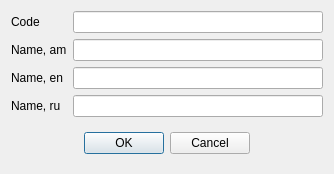
<?xml version="1.0" encoding="UTF-8"?>
<ui version="4.0">
 <class>RERestMenuPart</class>
 <widget class="QDialog" name="RERestMenuPart">
  <property name="geometry">
   <rect>
    <x>0</x>
    <y>0</y>
    <width>334</width>
    <height>165</height>
   </rect>
  </property>
  <property name="windowTitle">
   <string>Menu partition</string>
  </property>
  <layout class="QHBoxLayout" name="horizontalLayout">
   <item>
    <layout class="QGridLayout" name="gridLayout">
     <item row="1" column="0">
      <widget class="QLabel" name="label_2">
       <property name="text">
        <string>Name, am</string>
       </property>
      </widget>
     </item>
     <item row="0" column="0">
      <widget class="QLabel" name="Codd">
       <property name="text">
        <string>Code</string>
       </property>
      </widget>
     </item>
     <item row="2" column="0">
      <widget class="QLabel" name="label_3">
       <property name="text">
        <string>Name, en</string>
       </property>
      </widget>
     </item>
     <item row="0" column="1">
      <widget class="EQLineEdit" name="leCode">
       <property name="readOnly">
        <bool>true</bool>
       </property>
       <property name="PrimaryKey" stdset="0">
        <bool>true</bool>
       </property>
       <property name="Field" stdset="0">
        <string>f_id</string>
       </property>
      </widget>
     </item>
     <item row="1" column="1">
      <widget class="EQLineEdit" name="leNameAm">
       <property name="Field" stdset="0">
        <string>f_am</string>
       </property>
      </widget>
     </item>
     <item row="3" column="0">
      <widget class="QLabel" name="label_4">
       <property name="text">
        <string>Name, ru</string>
       </property>
      </widget>
     </item>
     <item row="2" column="1">
      <widget class="EQLineEdit" name="leNameEn">
       <property name="Field" stdset="0">
        <string>f_en</string>
       </property>
      </widget>
     </item>
     <item row="3" column="1">
      <widget class="EQLineEdit" name="leNameRu">
       <property name="Field" stdset="0">
        <string>f_ru</string>
       </property>
      </widget>
     </item>
     <item row="4" column="0" colspan="2">
      <widget class="QWidget" name="widget" native="true">
       <layout class="QHBoxLayout" name="horizontalLayout_2">
        <item>
         <spacer name="horizontalSpacer">
          <property name="orientation">
           <enum>Qt::Horizontal</enum>
          </property>
          <property name="sizeHint" stdset="0">
           <size>
            <width>61</width>
            <height>20</height>
           </size>
          </property>
         </spacer>
        </item>
        <item>
         <widget class="QPushButton" name="btnOk">
          <property name="text">
           <string>OK</string>
          </property>
         </widget>
        </item>
        <item>
         <widget class="QPushButton" name="btnCancel">
          <property name="text">
           <string>Cancel</string>
          </property>
         </widget>
        </item>
        <item>
         <spacer name="horizontalSpacer_2">
          <property name="orientation">
           <enum>Qt::Horizontal</enum>
          </property>
          <property name="sizeHint" stdset="0">
           <size>
            <width>61</width>
            <height>20</height>
           </size>
          </property>
         </spacer>
        </item>
       </layout>
      </widget>
     </item>
    </layout>
   </item>
  </layout>
 </widget>
 <customwidgets>
  <customwidget>
   <class>EQLineEdit</class>
   <extends>QLineEdit</extends>
   <header location="global">eqlineedit.h</header>
   <slots>
    <signal>customButtonClicked(bool)</signal>
   </slots>
  </customwidget>
 </customwidgets>
 <resources/>
 <connections/>
</ui>
